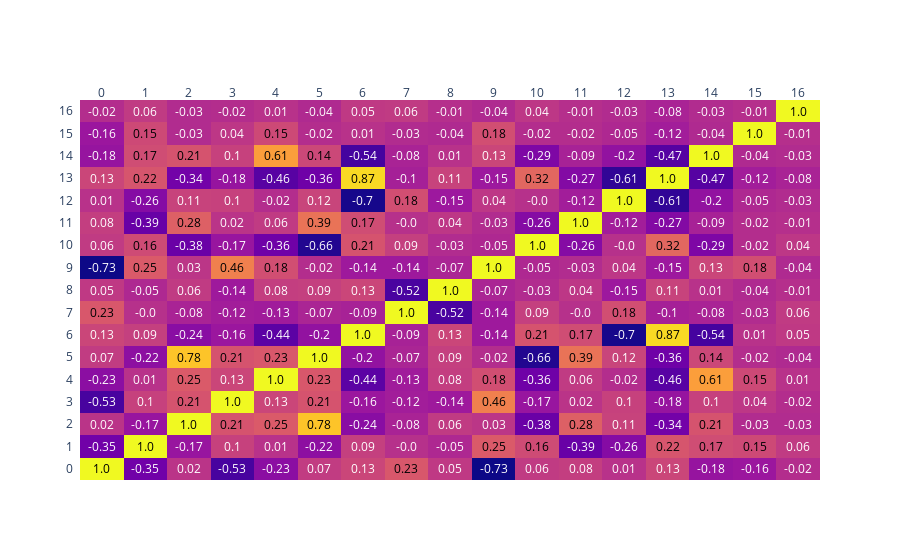

The code cell stored with this chart in its notebook:
### Markdown cell above
### Pearson Correlation Heatmap

7. Produce a figure that contains the correlation table for all the explanatory variables of X_train, what do you think?

### Code cell
import plotly.figure_factory as ff
# corr_matrix = dataset.corr(numeric_only=True).round(2)
corr_matrix = pd.DataFrame(X_train).corr().round(2)
# corr_matrix = dataset.corr().round(2)

fig = ff.create_annotated_heatmap(
  corr_matrix.values,
  x = corr_matrix.columns.tolist(),
  y = corr_matrix.index.tolist()
)
fig.show()

### Figure 1 — Plotly figure (JSON) as saved in the notebook; plotly's stock layout.template omitted (floating-point values rounded to 4 significant figures; data arrays with more than 128 entries replaced by an {"elided": "..."} marker saying what was removed)
{"data": [{"colorscale": [[0, "#0d0887"], [0.1111, "#46039f"], [0.2222, "#7201a8"], [0.3333, "#9c179e"], [0.4444, "#bd3786"], [0.5556, "#d8576b"], [0.6667, "#ed7953"], [0.7778, "#fb9f3a"], [0.8889, "#fdca26"], [1, "#f0f921"]], "reversescale": false, "showscale": false, "type": "heatmap", "x": [0, 1, 2, 3, 4, 5, 6, 7, 8, 9, 10, 11, 12, 13, 14, 15, 16], "y": [0, 1, 2, 3, 4, 5, 6, 7, 8, 9, 10, 11, 12, 13, 14, 15, 16], "z": {"elided": "17x17 float values"}}], "layout": {"annotations": [{"font": {"color": "#000000"}, "showarrow": false, "text": "1.0", "x": 0, "xref": "x", "y": 0, "yref": "y"}, {"font": {"color": "#FFFFFF"}, "showarrow": false, "text": "-0.35", "x": 1, "xref": "x", "y": 0, "yref": "y"}, {"font": {"color": "#FFFFFF"}, "showarrow": false, "text": "0.02", "x": 2, "xref": "x", "y": 0, "yref": "y"}, {"font": {"color": "#FFFFFF"}, "showarrow": false, "text": "-0.53", "x": 3, "xref": "x", "y": 0, "yref": "y"}, {"font": {"color": "#FFFFFF"}, "showarrow": false, "text": "-0.23", "x": 4, "xref": "x", "y": 0, "yref": "y"}, {"font": {"color": "#FFFFFF"}, "showarrow": false, "text": "0.07", "x": 5, "xref": "x", "y": 0, "yref": "y"}, {"font": {"color": "#FFFFFF"}, "showarrow": false, "text": "0.13", "x": 6, "xref": "x", "y": 0, "yref": "y"}, {"font": {"color": "#000000"}, "showarrow": false, "text": "0.23", "x": 7, "xref": "x", "y": 0, "yref": "y"}, {"font": {"color": "#FFFFFF"}, "showarrow": false, "text": "0.05", "x": 8, "xref": "x", "y": 0, "yref": "y"}, {"font": {"color": "#FFFFFF"}, "showarrow": false, "text": "-0.73", "x": 9, "xref": "x", "y": 0, "yref": "y"}, {"font": {"color": "#FFFFFF"}, "showarrow": false, "text": "0.06", "x": 10, "xref": "x", "y": 0, "yref": "y"}, {"font": {"color": "#FFFFFF"}, "showarrow": false, "text": "0.08", "x": 11, "xref": "x", "y": 0, "yref": "y"}, {"font": {"color": "#FFFFFF"}, "showarrow": false, "text": "0.01", "x": 12, "xref": "x", "y": 0, "yref": "y"}, {"font": {"color": "#FFFFFF"}, "showarrow": false, "text": "0.13", "x": 13, "xref": "x", "y": 0, "yref": "y"}, {"font": {"color": "#FFFFFF"}, "showarrow": false, "text": "-0.18", "x": 14, "xref": "x", "y": 0, "yref": "y"}, {"font": {"color": "#FFFFFF"}, "showarrow": false, "text": "-0.16", "x": 15, "xref": "x", "y": 0, "yref": "y"}, {"font": {"color": "#FFFFFF"}, "showarrow": false, "text": "-0.02", "x": 16, "xref": "x", "y": 0, "yref": "y"}, {"font": {"color": "#FFFFFF"}, "showarrow": false, "text": "-0.35", "x": 0, "xref": "x", "y": 1, "yref": "y"}, {"font": {"color": "#000000"}, "showarrow": false, "text": "1.0", "x": 1, "xref": "x", "y": 1, "yref": "y"}, {"font": {"color": "#FFFFFF"}, "showarrow": false, "text": "-0.17", "x": 2, "xref": "x", "y": 1, "yref": "y"}, {"font": {"color": "#FFFFFF"}, "showarrow": false, "text": "0.1", "x": 3, "xref": "x", "y": 1, "yref": "y"}, {"font": {"color": "#FFFFFF"}, "showarrow": false, "text": "0.01", "x": 4, "xref": "x", "y": 1, "yref": "y"}, {"font": {"color": "#FFFFFF"}, "showarrow": false, "text": "-0.22", "x": 5, "xref": "x", "y": 1, "yref": "y"}, {"font": {"color": "#FFFFFF"}, "showarrow": false, "text": "0.09", "x": 6, "xref": "x", "y": 1, "yref": "y"}, {"font": {"color": "#FFFFFF"}, "showarrow": false, "text": "-0.0", "x": 7, "xref": "x", "y": 1, "yref": "y"}, {"font": {"color": "#FFFFFF"}, "showarrow": false, "text": "-0.05", "x": 8, "xref": "x", "y": 1, "yref": "y"}, {"font": {"color": "#000000"}, "showarrow": false, "text": "0.25", "x": 9, "xref": "x", "y": 1, "yref": "y"}, {"font": {"color": "#000000"}, "showarrow": false, "text": "0.16", "x": 10, "xref": "x", "y": 1, "yref": "y"}, {"font": {"color": "#FFFFFF"}, "showarrow": false, "text": "-0.39", "x": 11, "xref": "x", "y": 1, "yref": "y"}, {"font": {"color": "#FFFFFF"}, "showarrow": false, "text": "-0.26", "x": 12, "xref": "x", "y": 1, "yref": "y"}, {"font": {"color": "#000000"}, "showarrow": false, "text": "0.22", "x": 13, "xref": "x", "y": 1, "yref": "y"}, {"font": {"color": "#000000"}, "showarrow": false, "text": "0.17", "x": 14, "xref": "x", "y": 1, "yref": "y"}, {"font": {"color": "#000000"}, "showarrow": false, "text": "0.15", "x": 15, "xref": "x", "y": 1, "yref": "y"}, {"font": {"color": "#FFFFFF"}, "showarrow": false, "text": "0.06", "x": 16, "xref": "x", "y": 1, "yref": "y"}, {"font": {"color": "#FFFFFF"}, "showarrow": false, "text": "0.02", "x": 0, "xref": "x", "y": 2, "yref": "y"}, {"font": {"color": "#FFFFFF"}, "showarrow": false, "text": "-0.17", "x": 1, "xref": "x", "y": 2, "yref": "y"}, {"font": {"color": "#000000"}, "showarrow": false, "text": "1.0", "x": 2, "xref": "x", "y": 2, "yref": "y"}, {"font": {"color": "#000000"}, "showarrow": false, "text": "0.21", "x": 3, "xref": "x", "y": 2, "yref": "y"}, {"font": {"color": "#000000"}, "showarrow": false, "text": "0.25", "x": 4, "xref": "x", "y": 2, "yref": "y"}, {"font": {"color": "#000000"}, "showarrow": false, "text": "0.78", "x": 5, "xref": "x", "y": 2, "yref": "y"}, {"font": {"color": "#FFFFFF"}, "showarrow": false, "text": "-0.24", "x": 6, "xref": "x", "y": 2, "yref": "y"}, {"font": {"color": "#FFFFFF"}, "showarrow": false, "text": "-0.08", "x": 7, "xref": "x", "y": 2, "yref": "y"}, {"font": {"color": "#FFFFFF"}, "showarrow": false, "text": "0.06", "x": 8, "xref": "x", "y": 2, "yref": "y"}, {"font": {"color": "#FFFFFF"}, "showarrow": false, "text": "0.03", "x": 9, "xref": "x", "y": 2, "yref": "y"}, {"font": {"color": "#FFFFFF"}, "showarrow": false, "text": "-0.38", "x": 10, "xref": "x", "y": 2, "yref": "y"}, {"font": {"color": "#000000"}, "showarrow": false, "text": "0.28", "x": 11, "xref": "x", "y": 2, "yref": "y"}, {"font": {"color": "#FFFFFF"}, "showarrow": false, "text": "0.11", "x": 12, "xref": "x", "y": 2, "yref": "y"}, {"font": {"color": "#FFFFFF"}, "showarrow": false, "text": "-0.34", "x": 13, "xref": "x", "y": 2, "yref": "y"}, {"font": {"color": "#000000"}, "showarrow": false, "text": "0.21", "x": 14, "xref": "x", "y": 2, "yref": "y"}, {"font": {"color": "#FFFFFF"}, "showarrow": false, "text": "-0.03", "x": 15, "xref": "x", "y": 2, "yref": "y"}, {"font": {"color": "#FFFFFF"}, "showarrow": false, "text": "-0.03", "x": 16, "xref": "x", "y": 2, "yref": "y"}, {"font": {"color": "#FFFFFF"}, "showarrow": false, "text": "-0.53", "x": 0, "xref": "x", "y": 3, "yref": "y"}, {"font": {"color": "#FFFFFF"}, "showarrow": false, "text": "0.1", "x": 1, "xref": "x", "y": 3, "yref": "y"}, {"font": {"color": "#000000"}, "showarrow": false, "text": "0.21", "x": 2, "xref": "x", "y": 3, "yref": "y"}, {"font": {"color": "#000000"}, "showarrow": false, "text": "1.0", "x": 3, "xref": "x", "y": 3, "yref": "y"}, {"font": {"color": "#FFFFFF"}, "showarrow": false, "text": "0.13", "x": 4, "xref": "x", "y": 3, "yref": "y"}, {"font": {"color": "#000000"}, "showarrow": false, "text": "0.21", "x": 5, "xref": "x", "y": 3, "yref": "y"}, {"font": {"color": "#FFFFFF"}, "showarrow": false, "text": "-0.16", "x": 6, "xref": "x", "y": 3, "yref": "y"}, {"font": {"color": "#FFFFFF"}, "showarrow": false, "text": "-0.12", "x": 7, "xref": "x", "y": 3, "yref": "y"}, {"font": {"color": "#FFFFFF"}, "showarrow": false, "text": "-0.14", "x": 8, "xref": "x", "y": 3, "yref": "y"}, {"font": {"color": "#000000"}, "showarrow": false, "text": "0.46", "x": 9, "xref": "x", "y": 3, "yref": "y"}, {"font": {"color": "#FFFFFF"}, "showarrow": false, "text": "-0.17", "x": 10, "xref": "x", "y": 3, "yref": "y"}, {"font": {"color": "#FFFFFF"}, "showarrow": false, "text": "0.02", "x": 11, "xref": "x", "y": 3, "yref": "y"}, {"font": {"color": "#FFFFFF"}, "showarrow": false, "text": "0.1", "x": 12, "xref": "x", "y": 3, "yref": "y"}, {"font": {"color": "#FFFFFF"}, "showarrow": false, "text": "-0.18", "x": 13, "xref": "x", "y": 3, "yref": "y"}, {"font": {"color": "#FFFFFF"}, "showarrow": false, "text": "0.1", "x": 14, "xref": "x", "y": 3, "yref": "y"}, {"font": {"color": "#FFFFFF"}, "showarrow": false, "text": "0.04", "x": 15, "xref": "x", "y": 3, "yref": "y"}, {"font": {"color": "#FFFFFF"}, "showarrow": false, "text": "-0.02", "x": 16, "xref": "x", "y": 3, "yref": "y"}, {"font": {"color": "#FFFFFF"}, "showarrow": false, "text": "-0.23", "x": 0, "xref": "x", "y": 4, "yref": "y"}, {"font": {"color": "#FFFFFF"}, "showarrow": false, "text": "0.01", "x": 1, "xref": "x", "y": 4, "yref": "y"}, {"font": {"color": "#000000"}, "showarrow": false, "text": "0.25", "x": 2, "xref": "x", "y": 4, "yref": "y"}, {"font": {"color": "#FFFFFF"}, "showarrow": false, "text": "0.13", "x": 3, "xref": "x", "y": 4, "yref": "y"}, {"font": {"color": "#000000"}, "showarrow": false, "text": "1.0", "x": 4, "xref": "x", "y": 4, "yref": "y"}, {"font": {"color": "#000000"}, "showarrow": false, "text": "0.23", "x": 5, "xref": "x", "y": 4, "yref": "y"}, {"font": {"color": "#FFFFFF"}, "showarrow": false, "text": "-0.44", "x": 6, "xref": "x", "y": 4, "yref": "y"}, {"font": {"color": "#FFFFFF"}, "showarrow": false, "text": "-0.13", "x": 7, "xref": "x", "y": 4, "yref": "y"}, {"font": {"color": "#FFFFFF"}, "showarrow": false, "text": "0.08", "x": 8, "xref": "x", "y": 4, "yref": "y"}, {"font": {"color": "#000000"}, "showarrow": false, "text": "0.18", "x": 9, "xref": "x", "y": 4, "yref": "y"}, {"font": {"color": "#FFFFFF"}, "showarrow": false, "text": "-0.36", "x": 10, "xref": "x", "y": 4, "yref": "y"}, {"font": {"color": "#FFFFFF"}, "showarrow": false, "text": "0.06", "x": 11, "xref": "x", "y": 4, "yref": "y"}, {"font": {"color": "#FFFFFF"}, "showarrow": false, "text": "-0.02", "x": 12, "xref": "x", "y": 4, "yref": "y"}, {"font": {"color": "#FFFFFF"}, "showarrow": false, "text": "-0.46", "x": 13, "xref": "x", "y": 4, "yref": "y"}, {"font": {"color": "#000000"}, "showarrow": false, "text": "0.61", "x": 14, "xref": "x", "y": 4, "yref": "y"}, {"font": {"color": "#000000"}, "showarrow": false, "text": "0.15", "x": 15, "xref": "x", "y": 4, "yref": "y"}, {"font": {"color": "#FFFFFF"}, "showarrow": false, "text": "0.01", "x": 16, "xref": "x", "y": 4, "yref": "y"}, {"font": {"color": "#FFFFFF"}, "showarrow": false, "text": "0.07", "x": 0, "xref": "x", "y": 5, "yref": "y"}, {"font": {"color": "#FFFFFF"}, "showarrow": false, "text": "-0.22", "x": 1, "xref": "x", "y": 5, "yref": "y"}, {"font": {"color": "#000000"}, "showarrow": false, "text": "0.78", "x": 2, "xref": "x", "y": 5, "yref": "y"}, {"font": {"color": "#000000"}, "showarrow": false, "text": "0.21", "x": 3, "xref": "x", "y": 5, "yref": "y"}, {"font": {"color": "#000000"}, "showarrow": false, "text": "0.23", "x": 4, "xref": "x", "y": 5, "yref": "y"}, {"font": {"color": "#000000"}, "showarrow": false, "text": "1.0", "x": 5, "xref": "x", "y": 5, "yref": "y"}, {"font": {"color": "#FFFFFF"}, "showarrow": false, "text": "-0.2", "x": 6, "xref": "x", "y": 5, "yref": "y"}, {"font": {"color": "#FFFFFF"}, "showarrow": false, "text": "-0.07", "x": 7, "xref": "x", "y": 5, "yref": "y"}, {"font": {"color": "#FFFFFF"}, "showarrow": false, "text": "0.09", "x": 8, "xref": "x", "y": 5, "yref": "y"}, {"font": {"color": "#FFFFFF"}, "showarrow": false, "text": "-0.02", "x": 9, "xref": "x", "y": 5, "yref": "y"}, {"font": {"color": "#FFFFFF"}, "showarrow": false, "text": "-0.66", "x": 10, "xref": "x", "y": 5, "yref": "y"}, {"font": {"color": "#000000"}, "showarrow": false, "text": "0.39", "x": 11, "xref": "x", "y": 5, "yref": "y"}, {"font": {"color": "#FFFFFF"}, "showarrow": false, "text": "0.12", "x": 12, "xref": "x", "y": 5, "yref": "y"}, {"font": {"color": "#FFFFFF"}, "showarrow": false, "text": "-0.36", "x": 13, "xref": "x", "y": 5, "yref": "y"}, {"font": {"color": "#000000"}, "showarrow": false, "text": "0.14", "x": 14, "xref": "x", "y": 5, "yref": "y"}, {"font": {"color": "#FFFFFF"}, "showarrow": false, "text": "-0.02", "x": 15, "xref": "x", "y": 5, "yref": "y"}, {"font": {"color": "#FFFFFF"}, "showarrow": false, "text": "-0.04", "x": 16, "xref": "x", "y": 5, "yref": "y"}, {"font": {"color": "#FFFFFF"}, "showarrow": false, "text": "0.13", "x": 0, "xref": "x", "y": 6, "yref": "y"}, {"font": {"color": "#FFFFFF"}, "showarrow": false, "text": "0.09", "x": 1, "xref": "x", "y": 6, "yref": "y"}, {"font": {"color": "#FFFFFF"}, "showarrow": false, "text": "-0.24", "x": 2, "xref": "x", "y": 6, "yref": "y"}, {"font": {"color": "#FFFFFF"}, "showarrow": false, "text": "-0.16", "x": 3, "xref": "x", "y": 6, "yref": "y"}, {"font": {"color": "#FFFFFF"}, "showarrow": false, "text": "-0.44", "x": 4, "xref": "x", "y": 6, "yref": "y"}, {"font": {"color": "#FFFFFF"}, "showarrow": false, "text": "-0.2", "x": 5, "xref": "x", "y": 6, "yref": "y"}, {"font": {"color": "#000000"}, "showarrow": false, "text": "1.0", "x": 6, "xref": "x", "y": 6, "yref": "y"}, {"font": {"color": "#FFFFFF"}, "showarrow": false, "text": "-0.09", "x": 7, "xref": "x", "y": 6, "yref": "y"}, {"font": {"color": "#FFFFFF"}, "showarrow": false, "text": "0.13", "x": 8, "xref": "x", "y": 6, "yref": "y"}, {"font": {"color": "#FFFFFF"}, "showarrow": false, "text": "-0.14", "x": 9, "xref": "x", "y": 6, "yref": "y"}, {"font": {"color": "#000000"}, "showarrow": false, "text": "0.21", "x": 10, "xref": "x", "y": 6, "yref": "y"}, {"font": {"color": "#000000"}, "showarrow": false, "text": "0.17", "x": 11, "xref": "x", "y": 6, "yref": "y"}, {"font": {"color": "#FFFFFF"}, "showarrow": false, "text": "-0.7", "x": 12, "xref": "x", "y": 6, "yref": "y"}, {"font": {"color": "#000000"}, "showarrow": false, "text": "0.87", "x": 13, "xref": "x", "y": 6, "yref": "y"}, {"font": {"color": "#FFFFFF"}, "showarrow": false, "text": "-0.54", "x": 14, "xref": "x", "y": 6, "yref": "y"}, {"font": {"color": "#FFFFFF"}, "showarrow": false, "text": "0.01", "x": 15, "xref": "x", "y": 6, "yref": "y"}, {"font": {"color": "#FFFFFF"}, "showarrow": false, "text": "0.05", "x": 16, "xref": "x", "y": 6, "yref": "y"}, {"font": {"color": "#000000"}, "showarrow": false, "text": "0.23", "x": 0, "xref": "x", "y": 7, "yref": "y"}, {"font": {"color": "#FFFFFF"}, "showarrow": false, "text": "-0.0", "x": 1, "xref": "x", "y": 7, "yref": "y"}, {"font": {"color": "#FFFFFF"}, "showarrow": false, "text": "-0.08", "x": 2, "xref": "x", "y": 7, "yref": "y"}, {"font": {"color": "#FFFFFF"}, "showarrow": false, "text": "-0.12", "x": 3, "xref": "x", "y": 7, "yref": "y"}, {"font": {"color": "#FFFFFF"}, "showarrow": false, "text": "-0.13", "x": 4, "xref": "x", "y": 7, "yref": "y"}, {"font": {"color": "#FFFFFF"}, "showarrow": false, "text": "-0.07", "x": 5, "xref": "x", "y": 7, "yref": "y"}, {"font": {"color": "#FFFFFF"}, "showarrow": false, "text": "-0.09", "x": 6, "xref": "x", "y": 7, "yref": "y"}, {"font": {"color": "#000000"}, "showarrow": false, "text": "1.0", "x": 7, "xref": "x", "y": 7, "yref": "y"}, {"font": {"color": "#FFFFFF"}, "showarrow": false, "text": "-0.52", "x": 8, "xref": "x", "y": 7, "yref": "y"}, {"font": {"color": "#FFFFFF"}, "showarrow": false, "text": "-0.14", "x": 9, "xref": "x", "y": 7, "yref": "y"}, {"font": {"color": "#FFFFFF"}, "showarrow": false, "text": "0.09", "x": 10, "xref": "x", "y": 7, "yref": "y"}, {"font": {"color": "#FFFFFF"}, "showarrow": false, "text": "-0.0", "x": 11, "xref": "x", "y": 7, "yref": "y"}, {"font": {"color": "#000000"}, "showarrow": false, "text": "0.18", "x": 12, "xref": "x", "y": 7, "yref": "y"}, {"font": {"color": "#FFFFFF"}, "showarrow": false, "text": "-0.1", "x": 13, "xref": "x", "y": 7, "yref": "y"}, {"font": {"color": "#FFFFFF"}, "showarrow": false, "text": "-0.08", "x": 14, "xref": "x", "y": 7, "yref": "y"}, {"font": {"color": "#FFFFFF"}, "showarrow": false, "text": "-0.03", "x": 15, "xref": "x", "y": 7, "yref": "y"}, {"font": {"color": "#FFFFFF"}, "showarrow": false, "text": "0.06", "x": 16, "xref": "x", "y": 7, "yref": "y"}, {"font": {"color": "#FFFFFF"}, "showarrow": false, "text": "0.05", "x": 0, "xref": "x", "y": 8, "yref": "y"}, {"font": {"color": "#FFFFFF"}, "showarrow": false, "text": "-0.05", "x": 1, "xref": "x", "y": 8, "yref": "y"}, {"font": {"color": "#FFFFFF"}, "showarrow": false, "text": "0.06", "x": 2, "xref": "x", "y": 8, "yref": "y"}, {"font": {"color": "#FFFFFF"}, "showarrow": false, "text": "-0.14", "x": 3, "xref": "x", "y": 8, "yref": "y"}, {"font": {"color": "#FFFFFF"}, "showarrow": false, "text": "0.08", "x": 4, "xref": "x", "y": 8, "yref": "y"}, {"font": {"color": "#FFFFFF"}, "showarrow": false, "text": "0.09", "x": 5, "xref": "x", "y": 8, "yref": "y"}, {"font": {"color": "#FFFFFF"}, "showarrow": false, "text": "0.13", "x": 6, "xref": "x", "y": 8, "yref": "y"}, {"font": {"color": "#FFFFFF"}, "showarrow": false, "text": "-0.52", "x": 7, "xref": "x", "y": 8, "yref": "y"}, {"font": {"color": "#000000"}, "showarrow": false, "text": "1.0", "x": 8, "xref": "x", "y": 8, "yref": "y"}, {"font": {"color": "#FFFFFF"}, "showarrow": false, "text": "-0.07", "x": 9, "xref": "x", "y": 8, "yref": "y"}, {"font": {"color": "#FFFFFF"}, "showarrow": false, "text": "-0.03", "x": 10, "xref": "x", "y": 8, "yref": "y"}, {"font": {"color": "#FFFFFF"}, "showarrow": false, "text": "0.04", "x": 11, "xref": "x", "y": 8, "yref": "y"}, {"font": {"color": "#FFFFFF"}, "showarrow": false, "text": "-0.15", "x": 12, "xref": "x", "y": 8, "yref": "y"}, {"font": {"color": "#FFFFFF"}, "showarrow": false, "text": "0.11", "x": 13, "xref": "x", "y": 8, "yref": "y"}, {"font": {"color": "#FFFFFF"}, "showarrow": false, "text": "0.01", "x": 14, "xref": "x", "y": 8, "yref": "y"}, {"font": {"color": "#FFFFFF"}, "showarrow": false, "text": "-0.04", "x": 15, "xref": "x", "y": 8, "yref": "y"}, {"font": {"color": "#FFFFFF"}, "showarrow": false, "text": "-0.01", "x": 16, "xref": "x", "y": 8, "yref": "y"}, {"font": {"color": "#FFFFFF"}, "showarrow": false, "text": "-0.73", "x": 0, "xref": "x", "y": 9, "yref": "y"}, {"font": {"color": "#000000"}, "showarrow": false, "text": "0.25", "x": 1, "xref": "x", "y": 9, "yref": "y"}, {"font": {"color": "#FFFFFF"}, "showarrow": false, "text": "0.03", "x": 2, "xref": "x", "y": 9, "yref": "y"}, {"font": {"color": "#000000"}, "showarrow": false, "text": "0.46", "x": 3, "xref": "x", "y": 9, "yref": "y"}, {"font": {"color": "#000000"}, "showarrow": false, "text": "0.18", "x": 4, "xref": "x", "y": 9, "yref": "y"}, {"font": {"color": "#FFFFFF"}, "showarrow": false, "text": "-0.02", "x": 5, "xref": "x", "y": 9, "yref": "y"}, {"font": {"color": "#FFFFFF"}, "showarrow": false, "text": "-0.14", "x": 6, "xref": "x", "y": 9, "yref": "y"}, {"font": {"color": "#FFFFFF"}, "showarrow": false, "text": "-0.14", "x": 7, "xref": "x", "y": 9, "yref": "y"}, {"font": {"color": "#FFFFFF"}, "showarrow": false, "text": "-0.07", "x": 8, "xref": "x", "y": 9, "yref": "y"}, {"font": {"color": "#000000"}, "showarrow": false, "text": "1.0", "x": 9, "xref": "x", "y": 9, "yref": "y"}, {"font": {"color": "#FFFFFF"}, "showarrow": false, "text": "-0.05", "x": 10, "xref": "x", "y": 9, "yref": "y"}, {"font": {"color": "#FFFFFF"}, "showarrow": false, "text": "-0.03", "x": 11, "xref": "x", "y": 9, "yref": "y"}, {"font": {"color": "#FFFFFF"}, "showarrow": false, "text": "0.04", "x": 12, "xref": "x", "y": 9, "yref": "y"}, {"font": {"color": "#FFFFFF"}, "showarrow": false, "text": "-0.15", "x": 13, "xref": "x", "y": 9, "yref": "y"}, {"font": {"color": "#FFFFFF"}, "showarrow": false, "text": "0.13", "x": 14, "xref": "x", "y": 9, "yref": "y"}, {"font": {"color": "#000000"}, "showarrow": false, "text": "0.18", "x": 15, "xref": "x", "y": 9, "yref": "y"}, {"font": {"color": "#FFFFFF"}, "showarrow": false, "text": "-0.04", "x": 16, "xref": "x", "y": 9, "yref": "y"}, {"font": {"color": "#FFFFFF"}, "showarrow": false, "text": "0.06", "x": 0, "xref": "x", "y": 10, "yref": "y"}, {"font": {"color": "#000000"}, "showarrow": false, "text": "0.16", "x": 1, "xref": "x", "y": 10, "yref": "y"}, {"font": {"color": "#FFFFFF"}, "showarrow": false, "text": "-0.38", "x": 2, "xref": "x", "y": 10, "yref": "y"}, {"font": {"color": "#FFFFFF"}, "showarrow": false, "text": "-0.17", "x": 3, "xref": "x", "y": 10, "yref": "y"}, {"font": {"color": "#FFFFFF"}, "showarrow": false, "text": "-0.36", "x": 4, "xref": "x", "y": 10, "yref": "y"}, {"font": {"color": "#FFFFFF"}, "showarrow": false, "text": "-0.66", "x": 5, "xref": "x", "y": 10, "yref": "y"}, {"font": {"color": "#000000"}, "showarrow": false, "text": "0.21", "x": 6, "xref": "x", "y": 10, "yref": "y"}, {"font": {"color": "#FFFFFF"}, "showarrow": false, "text": "0.09", "x": 7, "xref": "x", "y": 10, "yref": "y"}, {"font": {"color": "#FFFFFF"}, "showarrow": false, "text": "-0.03", "x": 8, "xref": "x", "y": 10, "yref": "y"}, {"font": {"color": "#FFFFFF"}, "showarrow": false, "text": "-0.05", "x": 9, "xref": "x", "y": 10, "yref": "y"}, {"font": {"color": "#000000"}, "showarrow": false, "text": "1.0", "x": 10, "xref": "x", "y": 10, "yref": "y"}, {"font": {"color": "#FFFFFF"}, "showarrow": false, "text": "-0.26", "x": 11, "xref": "x", "y": 10, "yref": "y"}, {"font": {"color": "#FFFFFF"}, "showarrow": false, "text": "-0.0", "x": 12, "xref": "x", "y": 10, "yref": "y"}, {"font": {"color": "#000000"}, "showarrow": false, "text": "0.32", "x": 13, "xref": "x", "y": 10, "yref": "y"}, {"font": {"color": "#FFFFFF"}, "showarrow": false, "text": "-0.29", "x": 14, "xref": "x", "y": 10, "yref": "y"}, {"font": {"color": "#FFFFFF"}, "showarrow": false, "text": "-0.02", "x": 15, "xref": "x", "y": 10, "yref": "y"}, {"font": {"color": "#FFFFFF"}, "showarrow": false, "text": "0.04", "x": 16, "xref": "x", "y": 10, "yref": "y"}, {"font": {"color": "#FFFFFF"}, "showarrow": false, "text": "0.08", "x": 0, "xref": "x", "y": 11, "yref": "y"}, {"font": {"color": "#FFFFFF"}, "showarrow": false, "text": "-0.39", "x": 1, "xref": "x", "y": 11, "yref": "y"}, {"font": {"color": "#000000"}, "showarrow": false, "text": "0.28", "x": 2, "xref": "x", "y": 11, "yref": "y"}, {"font": {"color": "#FFFFFF"}, "showarrow": false, "text": "0.02", "x": 3, "xref": "x", "y": 11, "yref": "y"}, {"font": {"color": "#FFFFFF"}, "showarrow": false, "text": "0.06", "x": 4, "xref": "x", "y": 11, "yref": "y"}, {"font": {"color": "#000000"}, "showarrow": false, "text": "0.39", "x": 5, "xref": "x", "y": 11, "yref": "y"}, {"font": {"color": "#000000"}, "showarrow": false, "text": "0.17", "x": 6, "xref": "x", "y": 11, "yref": "y"}, {"font": {"color": "#FFFFFF"}, "showarrow": false, "text": "-0.0", "x": 7, "xref": "x", "y": 11, "yref": "y"}, {"font": {"color": "#FFFFFF"}, "showarrow": false, "text": "0.04", "x": 8, "xref": "x", "y": 11, "yref": "y"}, {"font": {"color": "#FFFFFF"}, "showarrow": false, "text": "-0.03", "x": 9, "xref": "x", "y": 11, "yref": "y"}, {"font": {"color": "#FFFFFF"}, "showarrow": false, "text": "-0.26", "x": 10, "xref": "x", "y": 11, "yref": "y"}, {"font": {"color": "#000000"}, "showarrow": false, "text": "1.0", "x": 11, "xref": "x", "y": 11, "yref": "y"}, {"font": {"color": "#FFFFFF"}, "showarrow": false, "text": "-0.12", "x": 12, "xref": "x", "y": 11, "yref": "y"}, {"font": {"color": "#FFFFFF"}, "showarrow": false, "text": "-0.27", "x": 13, "xref": "x", "y": 11, "yref": "y"}, {"font": {"color": "#FFFFFF"}, "showarrow": false, "text": "-0.09", "x": 14, "xref": "x", "y": 11, "yref": "y"}, {"font": {"color": "#FFFFFF"}, "showarrow": false, "text": "-0.02", "x": 15, "xref": "x", "y": 11, "yref": "y"}, {"font": {"color": "#FFFFFF"}, "showarrow": false, "text": "-0.01", "x": 16, "xref": "x", "y": 11, "yref": "y"}, {"font": {"color": "#FFFFFF"}, "showarrow": false, "text": "0.01", "x": 0, "xref": "x", "y": 12, "yref": "y"}, {"font": {"color": "#FFFFFF"}, "showarrow": false, "text": "-0.26", "x": 1, "xref": "x", "y": 12, "yref": "y"}, {"font": {"color": "#FFFFFF"}, "showarrow": false, "text": "0.11", "x": 2, "xref": "x", "y": 12, "yref": "y"}, {"font": {"color": "#FFFFFF"}, "showarrow": false, "text": "0.1", "x": 3, "xref": "x", "y": 12, "yref": "y"}, {"font": {"color": "#FFFFFF"}, "showarrow": false, "text": "-0.02", "x": 4, "xref": "x", "y": 12, "yref": "y"}, {"font": {"color": "#FFFFFF"}, "showarrow": false, "text": "0.12", "x": 5, "xref": "x", "y": 12, "yref": "y"}, {"font": {"color": "#FFFFFF"}, "showarrow": false, "text": "-0.7", "x": 6, "xref": "x", "y": 12, "yref": "y"}, {"font": {"color": "#000000"}, "showarrow": false, "text": "0.18", "x": 7, "xref": "x", "y": 12, "yref": "y"}, {"font": {"color": "#FFFFFF"}, "showarrow": false, "text": "-0.15", "x": 8, "xref": "x", "y": 12, "yref": "y"}, {"font": {"color": "#FFFFFF"}, "showarrow": false, "text": "0.04", "x": 9, "xref": "x", "y": 12, "yref": "y"}, {"font": {"color": "#FFFFFF"}, "showarrow": false, "text": "-0.0", "x": 10, "xref": "x", "y": 12, "yref": "y"}, {"font": {"color": "#FFFFFF"}, "showarrow": false, "text": "-0.12", "x": 11, "xref": "x", "y": 12, "yref": "y"}, {"font": {"color": "#000000"}, "showarrow": false, "text": "1.0", "x": 12, "xref": "x", "y": 12, "yref": "y"}, {"font": {"color": "#FFFFFF"}, "showarrow": false, "text": "-0.61", "x": 13, "xref": "x", "y": 12, "yref": "y"}, {"font": {"color": "#FFFFFF"}, "showarrow": false, "text": "-0.2", "x": 14, "xref": "x", "y": 12, "yref": "y"}, {"font": {"color": "#FFFFFF"}, "showarrow": false, "text": "-0.05", "x": 15, "xref": "x", "y": 12, "yref": "y"}, {"font": {"color": "#FFFFFF"}, "showarrow": false, "text": "-0.03", "x": 16, "xref": "x", "y": 12, "yref": "y"}, {"font": {"color": "#FFFFFF"}, "showarrow": false, "text": "0.13", "x": 0, "xref": "x", "y": 13, "yref": "y"}, {"font": {"color": "#000000"}, "showarrow": false, "text": "0.22", "x": 1, "xref": "x", "y": 13, "yref": "y"}, {"font": {"color": "#FFFFFF"}, "showarrow": false, "text": "-0.34", "x": 2, "xref": "x", "y": 13, "yref": "y"}, {"font": {"color": "#FFFFFF"}, "showarrow": false, "text": "-0.18", "x": 3, "xref": "x", "y": 13, "yref": "y"}, {"font": {"color": "#FFFFFF"}, "showarrow": false, "text": "-0.46", "x": 4, "xref": "x", "y": 13, "yref": "y"}, {"font": {"color": "#FFFFFF"}, "showarrow": false, "text": "-0.36", "x": 5, "xref": "x", "y": 13, "yref": "y"}, {"font": {"color": "#000000"}, "showarrow": false, "text": "0.87", "x": 6, "xref": "x", "y": 13, "yref": "y"}, {"font": {"color": "#FFFFFF"}, "showarrow": false, "text": "-0.1", "x": 7, "xref": "x", "y": 13, "yref": "y"}, {"font": {"color": "#FFFFFF"}, "showarrow": false, "text": "0.11", "x": 8, "xref": "x", "y": 13, "yref": "y"}, {"font": {"color": "#FFFFFF"}, "showarrow": false, "text": "-0.15", "x": 9, "xref": "x", "y": 13, "yref": "y"}, {"font": {"color": "#000000"}, "showarrow": false, "text": "0.32", "x": 10, "xref": "x", "y": 13, "yref": "y"}, {"font": {"color": "#FFFFFF"}, "showarrow": false, "text": "-0.27", "x": 11, "xref": "x", "y": 13, "yref": "y"}, {"font": {"color": "#FFFFFF"}, "showarrow": false, "text": "-0.61", "x": 12, "xref": "x", "y": 13, "yref": "y"}, {"font": {"color": "#000000"}, "showarrow": false, "text": "1.0", "x": 13, "xref": "x", "y": 13, "yref": "y"}, {"font": {"color": "#FFFFFF"}, "showarrow": false, "text": "-0.47", "x": 14, "xref": "x", "y": 13, "yref": "y"}, {"font": {"color": "#FFFFFF"}, "showarrow": false, "text": "-0.12", "x": 15, "xref": "x", "y": 13, "yref": "y"}, {"font": {"color": "#FFFFFF"}, "showarrow": false, "text": "-0.08", "x": 16, "xref": "x", "y": 13, "yref": "y"}, {"font": {"color": "#FFFFFF"}, "showarrow": false, "text": "-0.18", "x": 0, "xref": "x", "y": 14, "yref": "y"}, {"font": {"color": "#000000"}, "showarrow": false, "text": "0.17", "x": 1, "xref": "x", "y": 14, "yref": "y"}, {"font": {"color": "#000000"}, "showarrow": false, "text": "0.21", "x": 2, "xref": "x", "y": 14, "yref": "y"}, {"font": {"color": "#FFFFFF"}, "showarrow": false, "text": "0.1", "x": 3, "xref": "x", "y": 14, "yref": "y"}, {"font": {"color": "#000000"}, "showarrow": false, "text": "0.61", "x": 4, "xref": "x", "y": 14, "yref": "y"}, {"font": {"color": "#000000"}, "showarrow": false, "text": "0.14", "x": 5, "xref": "x", "y": 14, "yref": "y"}, {"font": {"color": "#FFFFFF"}, "showarrow": false, "text": "-0.54", "x": 6, "xref": "x", "y": 14, "yref": "y"}, {"font": {"color": "#FFFFFF"}, "showarrow": false, "text": "-0.08", "x": 7, "xref": "x", "y": 14, "yref": "y"}, {"font": {"color": "#FFFFFF"}, "showarrow": false, "text": "0.01", "x": 8, "xref": "x", "y": 14, "yref": "y"}, {"font": {"color": "#FFFFFF"}, "showarrow": false, "text": "0.13", "x": 9, "xref": "x", "y": 14, "yref": "y"}, {"font": {"color": "#FFFFFF"}, "showarrow": false, "text": "-0.29", "x": 10, "xref": "x", "y": 14, "yref": "y"}, {"font": {"color": "#FFFFFF"}, "showarrow": false, "text": "-0.09", "x": 11, "xref": "x", "y": 14, "yref": "y"}, {"font": {"color": "#FFFFFF"}, "showarrow": false, "text": "-0.2", "x": 12, "xref": "x", "y": 14, "yref": "y"}, {"font": {"color": "#FFFFFF"}, "showarrow": false, "text": "-0.47", "x": 13, "xref": "x", "y": 14, "yref": "y"}, {"font": {"color": "#000000"}, "showarrow": false, "text": "1.0", "x": 14, "xref": "x", "y": 14, "yref": "y"}, {"font": {"color": "#FFFFFF"}, "showarrow": false, "text": "-0.04", "x": 15, "xref": "x", "y": 14, "yref": "y"}, {"font": {"color": "#FFFFFF"}, "showarrow": false, "text": "-0.03", "x": 16, "xref": "x", "y": 14, "yref": "y"}, {"font": {"color": "#FFFFFF"}, "showarrow": false, "text": "-0.16", "x": 0, "xref": "x", "y": 15, "yref": "y"}, {"font": {"color": "#000000"}, "showarrow": false, "text": "0.15", "x": 1, "xref": "x", "y": 15, "yref": "y"}, {"font": {"color": "#FFFFFF"}, "showarrow": false, "text": "-0.03", "x": 2, "xref": "x", "y": 15, "yref": "y"}, {"font": {"color": "#FFFFFF"}, "showarrow": false, "text": "0.04", "x": 3, "xref": "x", "y": 15, "yref": "y"}, {"font": {"color": "#000000"}, "showarrow": false, "text": "0.15", "x": 4, "xref": "x", "y": 15, "yref": "y"}, {"font": {"color": "#FFFFFF"}, "showarrow": false, "text": "-0.02", "x": 5, "xref": "x", "y": 15, "yref": "y"}, {"font": {"color": "#FFFFFF"}, "showarrow": false, "text": "0.01", "x": 6, "xref": "x", "y": 15, "yref": "y"}, {"font": {"color": "#FFFFFF"}, "showarrow": false, "text": "-0.03", "x": 7, "xref": "x", "y": 15, "yref": "y"}, {"font": {"color": "#FFFFFF"}, "showarrow": false, "text": "-0.04", "x": 8, "xref": "x", "y": 15, "yref": "y"}, {"font": {"color": "#000000"}, "showarrow": false, "text": "0.18", "x": 9, "xref": "x", "y": 15, "yref": "y"}, {"font": {"color": "#FFFFFF"}, "showarrow": false, "text": "-0.02", "x": 10, "xref": "x", "y": 15, "yref": "y"}, {"font": {"color": "#FFFFFF"}, "showarrow": false, "text": "-0.02", "x": 11, "xref": "x", "y": 15, "yref": "y"}, {"font": {"color": "#FFFFFF"}, "showarrow": false, "text": "-0.05", "x": 12, "xref": "x", "y": 15, "yref": "y"}, {"font": {"color": "#FFFFFF"}, "showarrow": false, "text": "-0.12", "x": 13, "xref": "x", "y": 15, "yref": "y"}, {"font": {"color": "#FFFFFF"}, "showarrow": false, "text": "-0.04", "x": 14, "xref": "x", "y": 15, "yref": "y"}, {"font": {"color": "#000000"}, "showarrow": false, "text": "1.0", "x": 15, "xref": "x", "y": 15, "yref": "y"}, {"font": {"color": "#FFFFFF"}, "showarrow": false, "text": "-0.01", "x": 16, "xref": "x", "y": 15, "yref": "y"}, {"font": {"color": "#FFFFFF"}, "showarrow": false, "text": "-0.02", "x": 0, "xref": "x", "y": 16, "yref": "y"}, {"font": {"color": "#FFFFFF"}, "showarrow": false, "text": "0.06", "x": 1, "xref": "x", "y": 16, "yref": "y"}, {"font": {"color": "#FFFFFF"}, "showarrow": false, "text": "-0.03", "x": 2, "xref": "x", "y": 16, "yref": "y"}, {"font": {"color": "#FFFFFF"}, "showarrow": false, "text": "-0.02", "x": 3, "xref": "x", "y": 16, "yref": "y"}, {"font": {"color": "#FFFFFF"}, "showarrow": false, "text": "0.01", "x": 4, "xref": "x", "y": 16, "yref": "y"}, {"font": {"color": "#FFFFFF"}, "showarrow": false, "text": "-0.04", "x": 5, "xref": "x", "y": 16, "yref": "y"}, {"font": {"color": "#FFFFFF"}, "showarrow": false, "text": "0.05", "x": 6, "xref": "x", "y": 16, "yref": "y"}, {"font": {"color": "#FFFFFF"}, "showarrow": false, "text": "0.06", "x": 7, "xref": "x", "y": 16, "yref": "y"}, {"font": {"color": "#FFFFFF"}, "showarrow": false, "text": "-0.01", "x": 8, "xref": "x", "y": 16, "yref": "y"}, {"font": {"color": "#FFFFFF"}, "showarrow": false, "text": "-0.04", "x": 9, "xref": "x", "y": 16, "yref": "y"}, {"font": {"color": "#FFFFFF"}, "showarrow": false, "text": "0.04", "x": 10, "xref": "x", "y": 16, "yref": "y"}, {"font": {"color": "#FFFFFF"}, "showarrow": false, "text": "-0.01", "x": 11, "xref": "x", "y": 16, "yref": "y"}, {"font": {"color": "#FFFFFF"}, "showarrow": false, "text": "-0.03", "x": 12, "xref": "x", "y": 16, "yref": "y"}, {"font": {"color": "#FFFFFF"}, "showarrow": false, "text": "-0.08", "x": 13, "xref": "x", "y": 16, "yref": "y"}, {"font": {"color": "#FFFFFF"}, "showarrow": false, "text": "-0.03", "x": 14, "xref": "x", "y": 16, "yref": "y"}, {"font": {"color": "#FFFFFF"}, "showarrow": false, "text": "-0.01", "x": 15, "xref": "x", "y": 16, "yref": "y"}, {"font": {"color": "#000000"}, "showarrow": false, "text": "1.0", "x": 16, "xref": "x", "y": 16, "yref": "y"}], "xaxis": {"dtick": 1, "gridcolor": "rgb(0, 0, 0)", "side": "top", "ticks": ""}, "yaxis": {"dtick": 1, "ticks": "", "ticksuffix": "  "}}}
